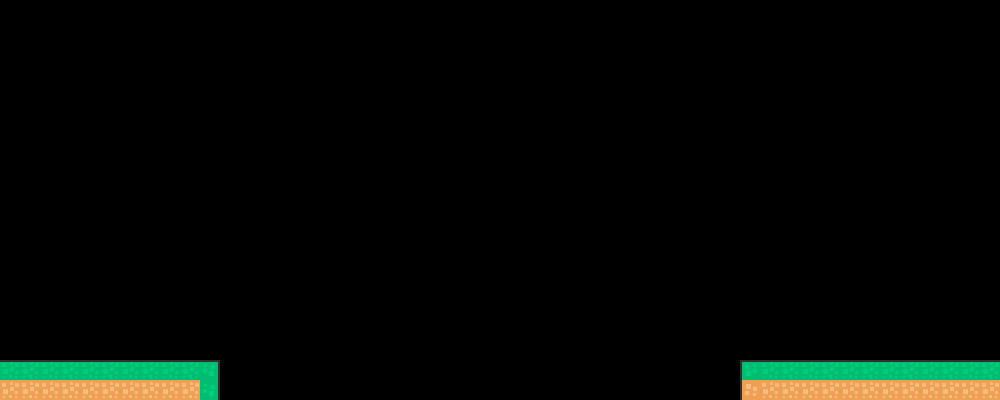

This is a level from a 2D game, rendered from its Tiled map with the project's own tilesets. A one-line summary and the map file follow, with tile-layer data summarised:
An orthogonal 50x20 tile map with 20x20 px tiles, 1 tile layer (platforms) and 4 objects (square, rectangle, endPoint, spawnPoint).

<map version="1.0" orientation="orthogonal" width="50" height="20" tilewidth="20" tileheight="20">
 <tileset firstgid="1" name="tiles" tilewidth="20" tileheight="20">
  <image source="tiles.png" width="260" height="320" />
 </tileset>
 <layer name="platforms" width="50" height="20">
  <data>[1000 cells, 48 non-empty, 6 distinct tile ids]</data>
 </layer>
 <objectgroup name="obstakels" width="50" height="20">
  <object name="1" type="square" x="289" y="350" width="40" height="40" />
  <object name="2" type="rectangle" x="462" y="352" width="40" height="40" />
 </objectgroup>
 <objectgroup name="player" width="50" height="20">
  <object name="endPoint" x="939" y="300" width="20" height="60" />
  <object name="spawnPoint" x="111" y="296" />
 </objectgroup>
</map>
